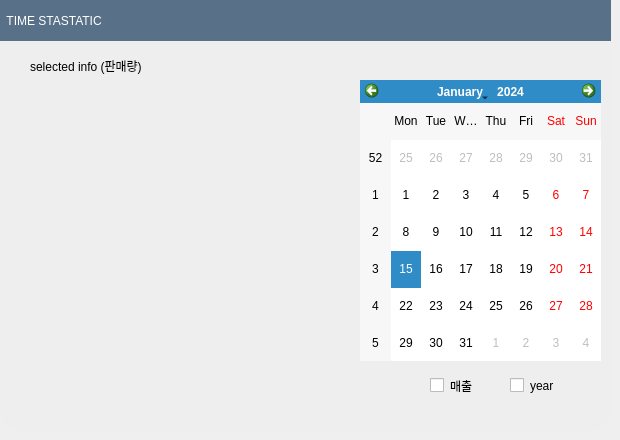
        <widget class="QWidget" name="page_6">
         <widget class="QLabel" name="label_36">
          <property name="geometry">
           <rect>
            <x>0</x>
            <y>30</y>
            <width>611</width>
            <height>401</height>
           </rect>
          </property>
          <property name="minimumSize">
           <size>
            <width>251</width>
            <height>41</height>
           </size>
          </property>
          <property name="styleSheet">
           <string notr="true">background-color: rgb(238, 238, 238);
border-top-left-radius: 0px;
border-top-right-radius: 0px;
border-bottom-right-radius: 20px;
border-bottom-left-radius: 20px;
font: 75 13pt &quot;맑은 고딕&quot;;
text-align:bottom;
</string>
          </property>
          <property name="text">
           <string/>
          </property>
         </widget>
         <widget class="QLabel" name="label_31">
          <property name="geometry">
           <rect>
            <x>0</x>
            <y>0</y>
            <width>611</width>
            <height>41</height>
           </rect>
          </property>
          <property name="styleSheet">
           <string notr="true">color: rgb(255, 255, 255);
font: 87 19pt &quot;Arial Black&quot;;
background-color: rgb(88, 113, 137);</string>
          </property>
          <property name="text">
           <string>  TIME STASTATIC</string>
          </property>
         </widget>
         <widget class="QCalendarWidget" name="time_cal">
          <property name="geometry">
           <rect>
            <x>360</x>
            <y>80</y>
            <width>241</width>
            <height>281</height>
           </rect>
          </property>
         </widget>
         <widget class="QWidget" name="gridLayoutWidget_2">
          <property name="geometry">
           <rect>
            <x>30</x>
            <y>80</y>
            <width>321</width>
            <height>281</height>
           </rect>
          </property>
          <layout class="QGridLayout" name="time_img"/>
         </widget>
         <widget class="QCheckBox" name="time_year_check">
          <property name="geometry">
           <rect>
            <x>510</x>
            <y>370</y>
            <width>81</width>
            <height>31</height>
           </rect>
          </property>
          <property name="styleSheet">
           <string notr="true">border-radius : 10px;</string>
          </property>
          <property name="text">
           <string>year</string>
          </property>
         </widget>
         <widget class="QLabel" name="time_info_label">
          <property name="geometry">
           <rect>
            <x>30</x>
            <y>50</y>
            <width>321</width>
            <height>31</height>
           </rect>
          </property>
          <property name="text">
           <string>selected info (판매량)</string>
          </property>
         </widget>
         <widget class="QCheckBox" name="coin_time">
          <property name="enabled">
           <bool>true</bool>
          </property>
          <property name="geometry">
           <rect>
            <x>430</x>
            <y>370</y>
            <width>71</width>
            <height>31</height>
           </rect>
          </property>
          <property name="styleSheet">
           <string notr="true">border-radius:10px;</string>
          </property>
          <property name="text">
           <string>매출</string>
          </property>
          <property name="checked">
           <bool>false</bool>
          </property>
         </widget>
        </widget>
